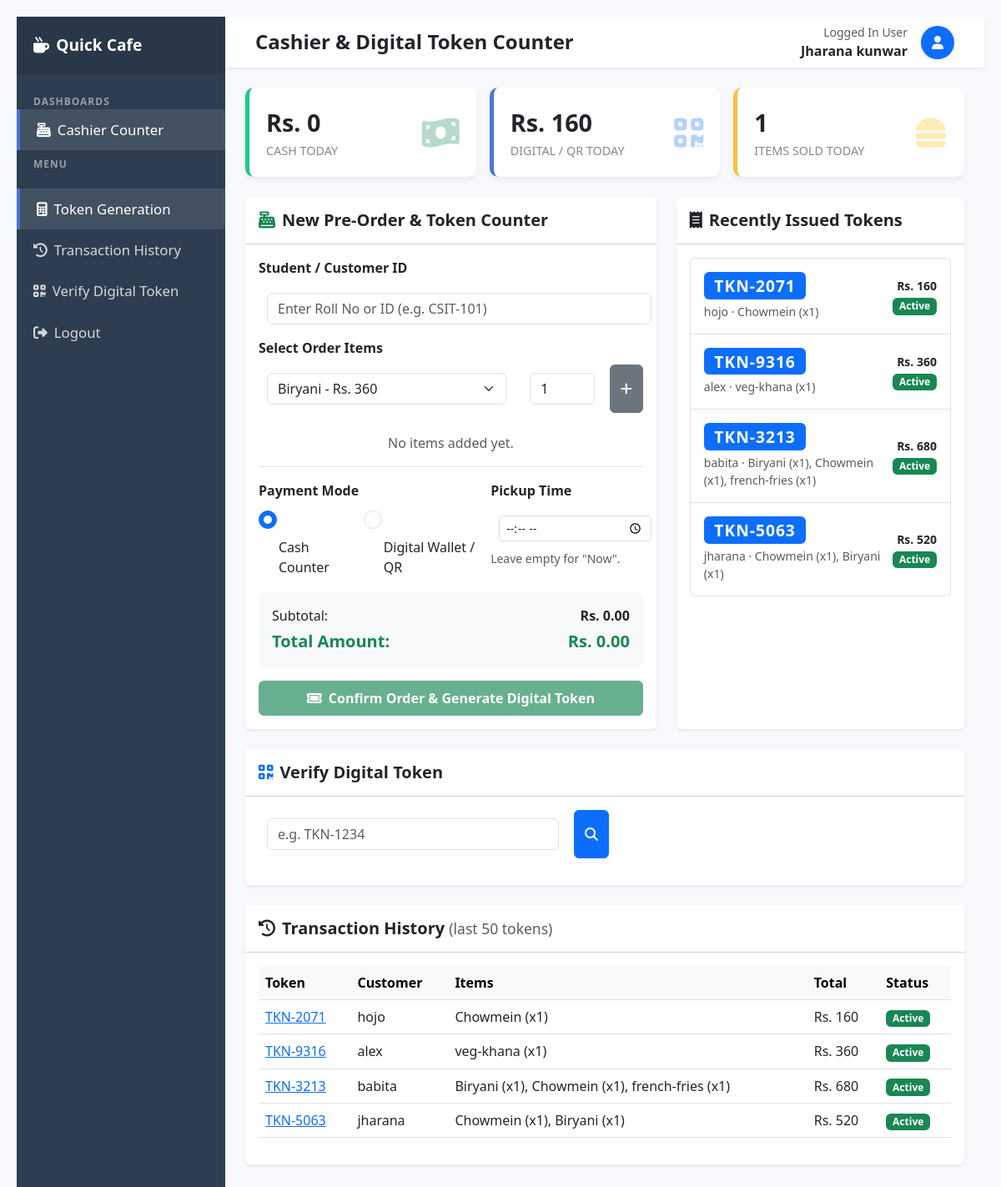
Page /cashier (signed in) on the committed database.
### run.py (models this page shows)
class User(db.Model):
    __tablename__ = 'user'
    user_id = db.Column(db.Integer, primary_key=True)
    name = db.Column(db.String(100), nullable=False)
    password = db.Column(db.String(255), nullable=False)
    email = db.Column(db.String(30), nullable=False, unique=True)
    role_id = db.Column(db.Integer, db.ForeignKey('role.role_id'), nullable=False)
    is_deleted = db.Column(db.Boolean, default=False, nullable=False)

class Digital_token(db.Model):
    __tablename__ = 'digital_token'
    token_id = db.Column(db.Integer, primary_key=True)
    token_number = db.Column(db.String(50), nullable=False)
    name = db.Column(db.String(100), nullable=False)
    price = db.Column(db.Float, nullable=False)
    quantity = db.Column(db.Integer, nullable=False, default=1)
    is_available = db.Column(db.Boolean, default=True, nullable=False)
    item_id = db.Column(db.Integer, db.ForeignKey('menu.item_id'), nullable=False)
    order_id = db.Column(db.Integer, db.ForeignKey('order.order_id'), nullable=False)
    is_deleted = db.Column(db.Boolean, default=False, nullable=False)
    kitchen_status = db.Column(db.String(20), nullable=False, default='Pending', server_default='Pending')
    created_at = db.Column(db.DateTime, default=datetime.now)

class Order(db.Model):
    __tablename__ = 'order'
    order_id = db.Column(db.Integer, primary_key=True)
    name = db.Column(db.String(100), nullable=False)
    total_amount = db.Column(db.Float, nullable=False)
    pickup_slot = db.Column(db.String(10), nullable=False)
    order_status = db.Column(db.Boolean, nullable=False)
    item_id = db.Column(db.Integer, db.ForeignKey('menu.item_id'), nullable=False)
    is_deleted = db.Column(db.Boolean, default=False, nullable=False)

### run.py (the view)
@app.route('/cashier')
@role_required('cashier')
def cashier():
    user = current_user()
    today_start = datetime.combine(date.today(), datetime.min.time())
    def paid_today(statuses):
        return db.session.query(func.coalesce(func.sum(Payment.Payment_amount), 0)) \
            .filter(Payment.date_time >= today_start,
                    Payment.payment_status.in_(statuses),
                    Payment.is_deleted == False).scalar()
    cash_today = paid_today(('Cash',))
    digital_today = paid_today(DIGITAL_STATUSES)
    items_today = Payment.query.filter(Payment.date_time >= today_start,
                                       Payment.payment_status.in_(PAID_STATUSES),
                                       Payment.is_deleted == False).count()
    menu_items = Menu.query.filter_by(is_deleted=False, is_available=True) \
        .order_by(Menu.name).all()
    history = build_token_groups(latest_token_numbers(50))
    verify_q = request.args.get('verify', '').strip().upper()
    verified = None
    if verify_q:
        found = build_token_groups([verify_q])
        verified = found[0] if found else False     # False = searched but not found
    return render_template('cashier.html', cashier_user=user,
        menu_items=menu_items, recent=history[:6], history=history,
        cash_today=cash_today, digital_today=digital_today, items_today=items_today,
        verify_q=verify_q, verified=verified)

### templates/cashier.html (shortened to what this page needs)
<!DOCTYPE html>
<html lang="en">
<head>
    <link href="https://cdn.jsdelivr.net/npm/bootstrap@5.3.0/dist/css/bootstrap.min.css" rel="stylesheet">
    <link href="https://cdnjs.cloudflare.com/ajax/libs/font-awesome/6.4.0/css/all.min.css" rel="stylesheet">
    <link href="{{ url_for('static', filename='css/style.css') }}" rel="stylesheet">
</head>
<body>
<div class="d-flex">
    <nav id="sidebar">
        <div class="sidebar-header d-flex align-items-center justify-content-between">
            <span><i class="fa-solid fa-mug-hot me-2"></i>Quick Cafe</span>
        </div>
        <div class="nav-label mt-3">DASHBOARDS</div>
        <ul class="list-unstyled mb-0">
            <li class="active"><a href="{{ url_for('cashier') }}"><i class="fa-solid fa-cash-register me-2"></i>Cashier Counter</a></li>
        </ul>
        <div class="nav-label">MENU</div>
        <ul class="list-unstyled components">
            <li class="active"><a href="#token"><i class="fa-solid fa-calculator me-2"></i>Token Generation</a></li>
            <li><a href="#history"><i class="fa-solid fa-clock-rotate-left me-2"></i>Transaction History</a></li>
            <li><a href="#verify"><i class="fa-solid fa-qrcode me-2"></i>Verify Digital Token</a></li>
            <li><a href="{{ url_for('logout') }}"><i class="fa-solid fa-right-from-bracket me-2"></i>Logout</a></li>
        </ul>
    </nav>
    <div id="content" class="w-100">
        <nav class="navbar navbar-expand-lg navbar-light bg-white shadow-sm px-4">
            <div class="container-fluid">
                <h4 class="mb-0 fw-bold text-dark">Cashier &amp; Digital Token Counter</h4>
                <div class="d-flex align-items-center">
                    <div class="me-3 text-end">
                        <small class="text-muted d-block">Logged In User</small>
                        <span class="fw-bold">{{ cashier_user.name }}</span>
                    </div>
                    <div class="avatar bg-primary text-white rounded-circle d-flex align-items-center justify-content-center shadow-sm" style="width:40px;height:40px;">
                        <i class="fa-solid fa-user"></i>
                    </div>
                </div>
            </div>
        </nav>
        <div class="container-fluid p-4">
            <div class="row g-3 mb-4">
                <div class="col-md-4"><div class="card-counter success d-flex justify-content-between align-items-center"><div><span class="count-numbers">Rs. {{ "{:,.0f}".format(cash_today) }}</span><span class="count-name">Cash Today</span></div><i class="fa-solid fa-money-bill-wave text-success"></i></div></div>
                <div class="col-md-4"><div class="card-counter primary d-flex justify-content-between align-items-center"><div><span class="count-numbers">Rs. {{ "{:,.0f}".format(digital_today) }}</span><span class="count-name">Digital / QR Today</span></div><i class="fa-solid fa-qrcode text-primary"></i></div></div>
                <div class="col-md-4"><div class="card-counter warning d-flex justify-content-between align-items-center"><div><span class="count-numbers">{{ items_today }}</span><span class="count-name">Items Sold Today</span></div><i class="fa-solid fa-burger text-warning"></i></div></div>
            </div>
            <div class="row g-4 mb-4" id="token">
                <div class="col-lg-7">
                    <div class="card shadow-sm border-0 h-100">
                        <div class="card-header bg-white py-3"><h5 class="mb-0 fw-bold"><i class="fa-solid fa-cash-register text-success me-2"></i>New Pre-Order &amp; Token Counter</h5></div>
                        <div class="card-body">
                            <form method="post" action="{{ url_for('cashier_create_order') }}" id="orderForm">
                                <div class="mb-3">
                                    <label class="form-label fw-bold">Student / Customer ID</label>
                                    <input type="text" name="customer" class="form-control" maxlength="100" placeholder="Enter Roll No or ID (e.g. CSIT-101)" required>
                                </div>
                                <div class="mb-2">
                                    <label class="form-label fw-bold">Select Order Items</label>
                                    <div class="d-flex gap-2">
                                        <select class="form-select" id="itemSelect">
                                            {% for m in menu_items %}
                                            <option value="{{ m.item_id }}" data-price="{{ m.price }}" data-name="{{ m.name }}">{{ m.name }} - Rs. {{ "{:,.0f}".format(m.price) }}</option>
                                            {% else %}
                                            <option value="">No items available</option>
                                            {% endfor %}
                                        </select>
                                        <input type="number" class="form-control w-25" id="qtyInput" value="1" min="1" max="50">
                                        <button type="button" class="btn btn-secondary" id="addBtn" {% if not menu_items %}disabled{% endif %}><i class="fa-solid fa-plus"></i></button>
                                    </div>
                                </div>
                                <div class="table-responsive mb-3">
                                    <table class="table table-sm align-middle mb-0">
                                        <tbody id="cartBody"><tr><td class="text-muted text-center py-3">No items added yet.</td></tr></tbody>
                                    </table>
                                </div>
                                <div class="row g-3 mb-3">
                                    <div class="col-sm-7">
                                        <label class="form-label fw-bold">Payment Mode</label>
                                        <div class="d-flex gap-3">
                                            <div class="form-check"><input class="form-check-input" type="radio" name="pay_mode" value="cash" id="cash" checked><label class="form-check-label" for="cash">Cash Counter</label></div>
                                            <div class="form-check"><input class="form-check-input" type="radio" name="pay_mode" value="digital" id="digital"><label class="form-check-label" for="digital">Digital Wallet / QR</label></div>
                                        </div>
                                    </div>
                                    <div class="col-sm-5">
                                        <label class="form-label fw-bold">Pickup Time</label>
                                        <input type="time" name="pickup" class="form-control form-control-sm">
                                        <div class="form-text">Leave empty for "Now".</div>
                                    </div>
                                </div>
                                <div class="p-3 bg-light rounded mb-3">
                                    <div class="d-flex justify-content-between mb-1"><span>Subtotal:</span><strong id="subtotal">Rs. 0.00</strong></div>
                                    <div class="d-flex justify-content-between fs-5 text-success fw-bold"><span>Total Amount:</span><strong id="total">Rs. 0.00</strong></div>
                                </div>
                                <button type="submit" class="btn btn-success w-100 py-2 fs-6 fw-bold" id="submitBtn" disabled><i class="fa-solid fa-ticket me-2"></i>Confirm Order &amp; Generate Digital Token</button>
                            </form>
                        </div>
                    </div>
                </div>
                <div class="col-lg-5">
                    <div class="card shadow-sm border-0 h-100">
                        <div class="card-header bg-white py-3"><h5 class="mb-0 fw-bold"><i class="fa-solid fa-receipt me-2"></i>Recently Issued Tokens</h5></div>
                        <div class="card-body">
                            <div class="list-group">
                                {% for g in recent %}
                                <div class="list-group-item d-flex justify-content-between align-items-center py-3">
                                    <div>
                                        <a href="{{ url_for('view_token', token_id=g.number) }}" target="_blank" class="badge bg-primary token-badge text-decoration-none">{{ g.number }}</a>
                                        <div class="small text-muted mt-1">{{ g.customer }} &middot; {% for t in g.lines %}{{ t.name }} (x{{ t.quantity }}){% if not loop.last %}, {% endif %}{% endfor %}</div>
                                    </div>
                                    <div class="text-end">
                                        <div class="fw-bold small">Rs. {{ "{:,.0f}".format(g.total) }}</div>
                                        {% if g.served %}<span class="badge bg-secondary">Served</span>{% else %}<span class="badge bg-success">Active</span>{% endif %}
                                    </div>
                                </div>
                                {% else %}
                                <div class="text-muted text-center py-4">No tokens issued yet.</div>
                                {% endfor %}
                            </div>
                        </div>
                    </div>
                </div>
            </div>
            <section id="verify" class="card shadow-sm border-0 mb-4">
                <div class="card-header bg-white py-3"><h5 class="mb-0 fw-bold"><i class="fa-solid fa-qrcode text-primary me-2"></i>Verify Digital Token</h5></div>
                <div class="card-body">
                    <form method="get" action="{{ url_for('cashier') }}#verify" class="d-flex gap-2 mb-3" style="max-width:420px">
                        <input type="text" name="verify" class="form-control" placeholder="e.g. TKN-1234" value="{{ verify_q }}" required>
                        <button class="btn btn-primary"><i class="fa-solid fa-magnifying-glass"></i></button>
                    </form>
                </div>
            </section>
            <section id="history" class="card shadow-sm border-0 mb-4">
                <div class="card-header bg-white py-3"><h5 class="mb-0 fw-bold"><i class="fa-solid fa-clock-rotate-left me-2"></i>Transaction History <small class="text-muted fw-normal">(last 50 tokens)</small></h5></div>
                <div class="card-body">
                    <div class="table-responsive">
                        <table class="table table-hover align-middle">
                            <thead class="table-light"><tr><th>Token</th><th>Customer</th><th>Items</th><th>Total</th><th>Status</th></tr></thead>
                            <tbody>
                                {% for g in history %}
                                <tr>
                                    <td><a href="{{ url_for('view_token', token_id=g.number) }}" target="_blank">{{ g.number }}</a></td>
                                    <td>{{ g.customer }}</td>
                                    <td>{% for t in g.lines %}{{ t.name }} (x{{ t.quantity }}){% if not loop.last %}, {% endif %}{% endfor %}</td>
                                    <td>Rs. {{ "{:,.0f}".format(g.total) }}</td>
                                    <td>{% if g.served %}<span class="badge bg-secondary">Served</span>{% else %}<span class="badge bg-success">Active</span>{% endif %}</td>
                                </tr>
                                {% else %}
                                <tr><td colspan="5" class="text-center text-muted py-4">No transactions yet.</td></tr>
                                {% endfor %}
                            </tbody>
                        </table>
                    </div>
                </div>
            </section>
        </div>
    </div>
</div>
</body>
</html>

### rows in the picture
User: name "Jharana kunwar"
Digital_token: number "TKN-2071", customer "hojo", name "Chowmein", quantity "1", total "160"
Digital_token: number "TKN-9316", customer "alex", name "veg-khana", quantity "1", total "360"
Digital_token: number "TKN-3213", customer "babita", name "Biryani", quantity "1", total "680"
Digital_token: name "Chowmein", quantity "1"
Digital_token: name "french-fries", quantity "1"
Digital_token: number "TKN-5063", customer "jharana", name "Chowmein", quantity "1", total "520"
Digital_token: name "Biryani", quantity "1"

### other values in the picture
{{ "{:,.0f}".format(cash_today) }} "0"
{{ "{:,.0f}".format(digital_today) }} "160"
{{ items_today }} "1"
form field value "Biryani - Rs. 360"
